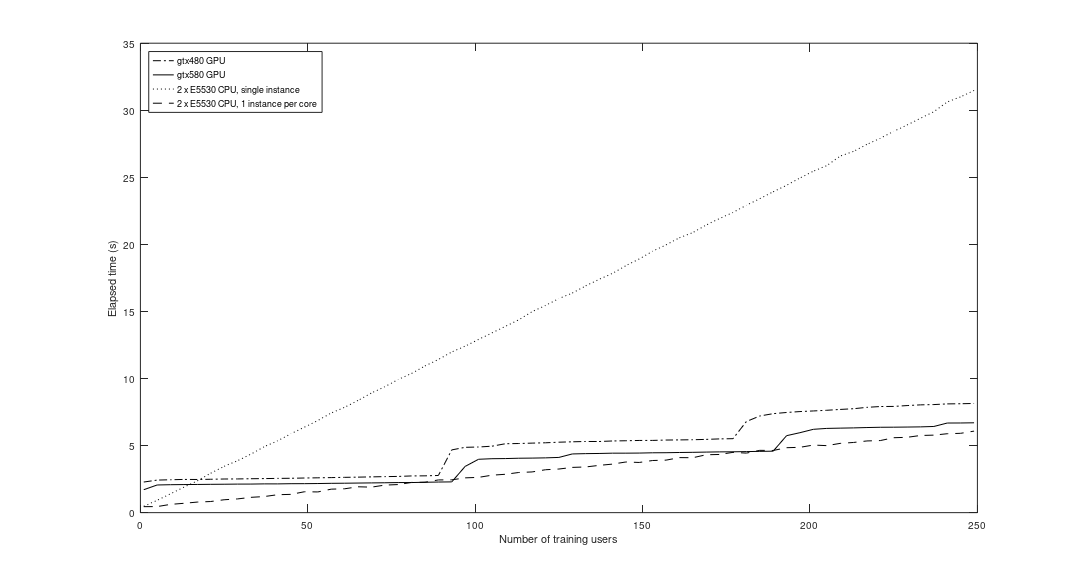
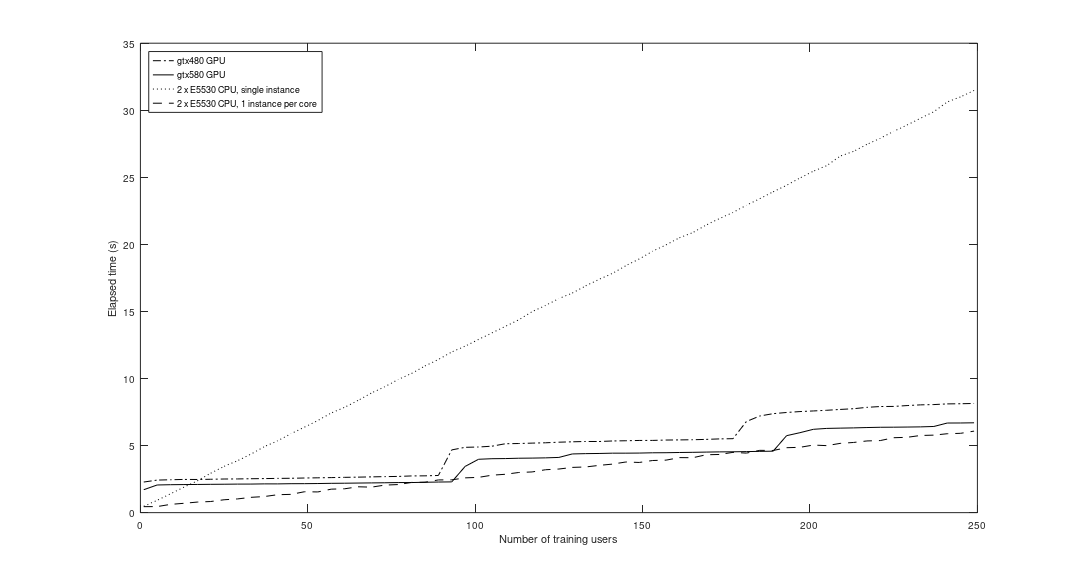

These figures' MATLAB source, in order:

% For MATLAB, you might need to manually remove the first row if there is a header.
cpu1=load('alignment_runtime_graph_reference_cpu.dat');
cpu2=load('alignment_runtime_graph_reference_cpu_percore.dat');
gtx480=load('alignment_runtime_graph_reference_gtx480.dat');
gtx580=load('alignment_runtime_graph_reference_gtx580.dat');

userCount = cpu1(:,1);

cpu1 = cpu1(:,2);
cpu2 = cpu2(:,2);
gtx480 = gtx480(:,2);
gtx580 = gtx580(:,2);

close all;
h = figure(7);
plot( userCount, gtx480, 'k-.', userCount, gtx580, 'k-' , userCount, cpu1, 'k:' , userCount, cpu2, 'k--');
legend('gtx480 GPU', 'gtx580 GPU', '2 x E5530 CPU, single instance', '2 x E5530 CPU, 1 instance per core', 'Location','NorthWest');
xlabel('Number of training users');
ylabel('Elapsed time (s)');

set (h,'windowstyle','normal');               
set (h,'Units','Inches');                    
windowSize = [0 0 3.75 2];
windowSize = windowSize*4;
%windowSize = [0 0 20 15];
set(h,'position', windowSize);
set(h, 'PaperPosition', windowSize);
print(h, 'alignment_runtime_graph.eps', '-deps2');
print(h, 'alignment_runtime_graph.png', '-dpng');

